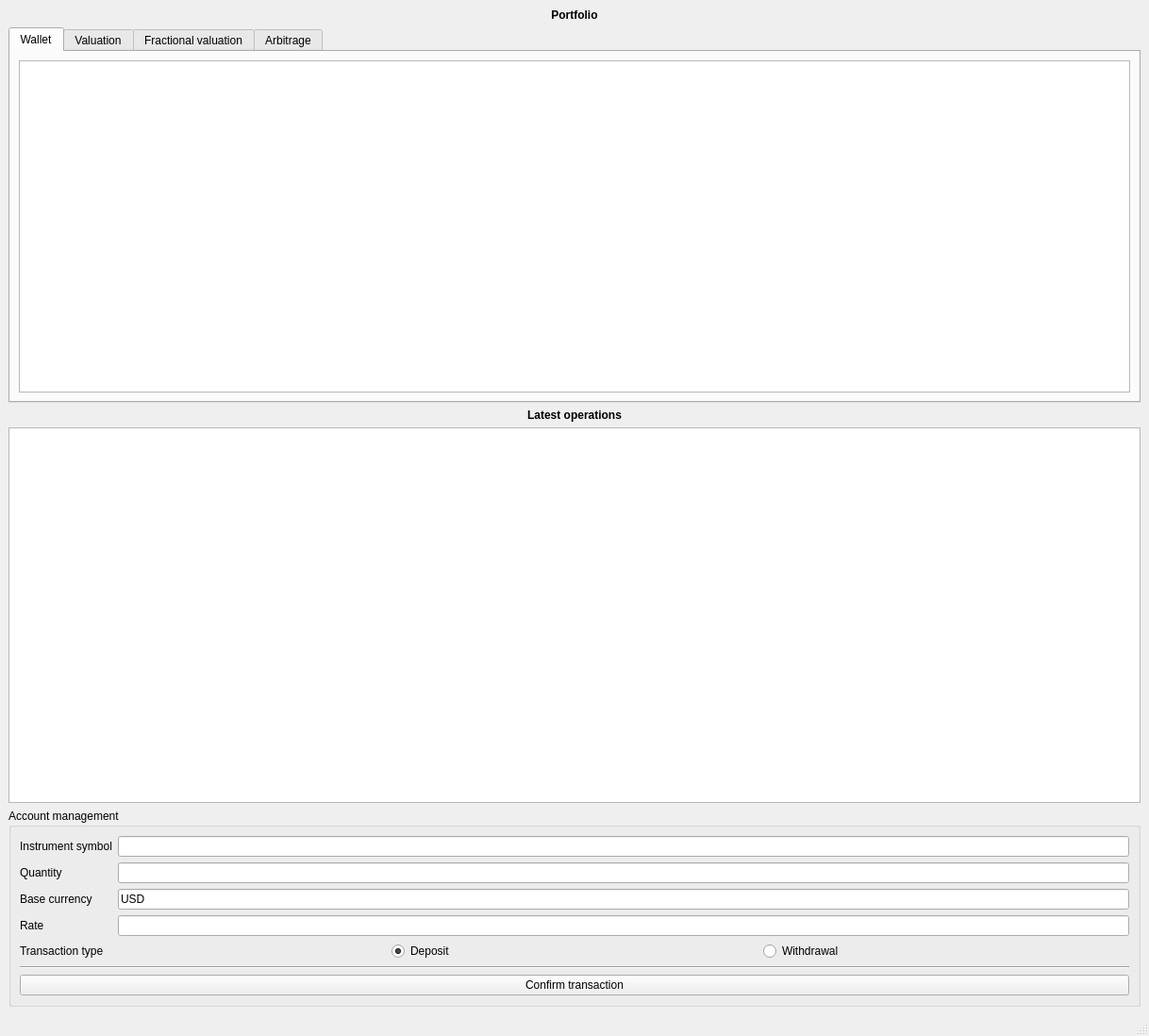
<?xml version="1.0" encoding="UTF-8"?>
<ui version="4.0">
 <class>MainWindow</class>
 <widget class="QMainWindow" name="MainWindow">
  <property name="geometry">
   <rect>
    <x>0</x>
    <y>0</y>
    <width>1218</width>
    <height>1098</height>
   </rect>
  </property>
  <property name="windowTitle">
   <string>MainWindow</string>
  </property>
  <widget class="QWidget" name="centralwidget">
   <layout class="QGridLayout" name="gridLayout">
    <item row="5" column="0">
     <widget class="QGroupBox" name="groupBox">
      <property name="maximumSize">
       <size>
        <width>16777215</width>
        <height>250</height>
       </size>
      </property>
      <property name="title">
       <string>Account management</string>
      </property>
      <layout class="QGridLayout" name="gridLayout_3">
       <item row="0" column="0">
        <layout class="QFormLayout" name="formLayout_2">
         <item row="0" column="0">
          <widget class="QLabel" name="label">
           <property name="text">
            <string>Instrument symbol</string>
           </property>
          </widget>
         </item>
         <item row="0" column="1">
          <widget class="QLineEdit" name="symbol"/>
         </item>
         <item row="1" column="0">
          <widget class="QLabel" name="label_4">
           <property name="text">
            <string>Quantity</string>
           </property>
          </widget>
         </item>
         <item row="1" column="1">
          <widget class="QLineEdit" name="quantity"/>
         </item>
         <item row="2" column="0">
          <widget class="QLabel" name="label_5">
           <property name="text">
            <string>Base currency</string>
           </property>
          </widget>
         </item>
         <item row="2" column="1">
          <widget class="QLineEdit" name="baseCurrency">
           <property name="text">
            <string>USD</string>
           </property>
          </widget>
         </item>
         <item row="3" column="0">
          <widget class="QLabel" name="label_3">
           <property name="text">
            <string>Rate</string>
           </property>
          </widget>
         </item>
         <item row="3" column="1">
          <widget class="QLineEdit" name="rate"/>
         </item>
        </layout>
       </item>
       <item row="4" column="0">
        <layout class="QGridLayout" name="gridLayout_2">
         <item row="4" column="1">
          <widget class="QRadioButton" name="typeDeposit">
           <property name="text">
            <string>Deposit</string>
           </property>
           <property name="checked">
            <bool>true</bool>
           </property>
          </widget>
         </item>
         <item row="4" column="0">
          <widget class="QLabel" name="label_6">
           <property name="text">
            <string>Transaction type</string>
           </property>
          </widget>
         </item>
         <item row="6" column="0" colspan="3">
          <widget class="QPushButton" name="confirmTransactionButton">
           <property name="text">
            <string>Confirm transaction</string>
           </property>
          </widget>
         </item>
         <item row="4" column="2">
          <widget class="QRadioButton" name="typeWithdrawal">
           <property name="text">
            <string>Withdrawal</string>
           </property>
          </widget>
         </item>
         <item row="5" column="0" colspan="3">
          <widget class="Line" name="line">
           <property name="orientation">
            <enum>Qt::Horizontal</enum>
           </property>
          </widget>
         </item>
        </layout>
       </item>
      </layout>
     </widget>
    </item>
    <item row="2" column="0">
     <widget class="QTabWidget" name="tabWidget">
      <property name="currentIndex">
       <number>0</number>
      </property>
      <widget class="QWidget" name="tab_3">
       <attribute name="title">
        <string>Wallet</string>
       </attribute>
       <layout class="QGridLayout" name="gridLayout_4">
        <item row="0" column="0">
         <widget class="QTableView" name="walletTableView">
          <property name="minimumSize">
           <size>
            <width>0</width>
            <height>250</height>
           </size>
          </property>
          <property name="lineWidth">
           <number>2</number>
          </property>
          <property name="midLineWidth">
           <number>1</number>
          </property>
          <property name="alternatingRowColors">
           <bool>true</bool>
          </property>
          <property name="verticalScrollMode">
           <enum>QAbstractItemView::ScrollPerPixel</enum>
          </property>
          <property name="horizontalScrollMode">
           <enum>QAbstractItemView::ScrollPerPixel</enum>
          </property>
          <attribute name="horizontalHeaderCascadingSectionResizes">
           <bool>false</bool>
          </attribute>
          <attribute name="horizontalHeaderMinimumSectionSize">
           <number>200</number>
          </attribute>
          <attribute name="horizontalHeaderDefaultSectionSize">
           <number>200</number>
          </attribute>
          <attribute name="horizontalHeaderStretchLastSection">
           <bool>true</bool>
          </attribute>
          <attribute name="verticalHeaderStretchLastSection">
           <bool>false</bool>
          </attribute>
         </widget>
        </item>
       </layout>
      </widget>
      <widget class="QWidget" name="tab_5">
       <attribute name="title">
        <string>Valuation</string>
       </attribute>
       <layout class="QGridLayout" name="gridLayout_6">
        <item row="1" column="1">
         <widget class="QPushButton" name="runValuationButton">
          <property name="maximumSize">
           <size>
            <width>180</width>
            <height>16777215</height>
           </size>
          </property>
          <property name="text">
           <string>Rerun valuation</string>
          </property>
         </widget>
        </item>
        <item row="0" column="0" colspan="2">
         <widget class="QTableView" name="valuationTableView">
          <property name="minimumSize">
           <size>
            <width>0</width>
            <height>250</height>
           </size>
          </property>
          <property name="lineWidth">
           <number>2</number>
          </property>
          <property name="midLineWidth">
           <number>1</number>
          </property>
          <property name="alternatingRowColors">
           <bool>true</bool>
          </property>
          <property name="verticalScrollMode">
           <enum>QAbstractItemView::ScrollPerPixel</enum>
          </property>
          <property name="horizontalScrollMode">
           <enum>QAbstractItemView::ScrollPerPixel</enum>
          </property>
          <attribute name="horizontalHeaderCascadingSectionResizes">
           <bool>false</bool>
          </attribute>
          <attribute name="horizontalHeaderMinimumSectionSize">
           <number>150</number>
          </attribute>
          <attribute name="horizontalHeaderDefaultSectionSize">
           <number>150</number>
          </attribute>
          <attribute name="horizontalHeaderStretchLastSection">
           <bool>true</bool>
          </attribute>
          <attribute name="verticalHeaderStretchLastSection">
           <bool>false</bool>
          </attribute>
         </widget>
        </item>
        <item row="1" column="0">
         <widget class="QLabel" name="valuationStatus">
          <property name="text">
           <string>Ready</string>
          </property>
         </widget>
        </item>
       </layout>
      </widget>
      <widget class="QWidget" name="tab_6">
       <attribute name="title">
        <string>Fractional valuation</string>
       </attribute>
       <layout class="QGridLayout" name="gridLayout_7">
        <item row="1" column="3">
         <widget class="QPushButton" name="runFracValuationButton">
          <property name="maximumSize">
           <size>
            <width>180</width>
            <height>16777215</height>
           </size>
          </property>
          <property name="text">
           <string>Rerun valuation</string>
          </property>
         </widget>
        </item>
        <item row="1" column="0">
         <widget class="QLabel" name="fracValuationStatus">
          <property name="text">
           <string>Ready</string>
          </property>
         </widget>
        </item>
        <item row="0" column="0" colspan="4">
         <widget class="QTableView" name="fracValuationTableView">
          <property name="minimumSize">
           <size>
            <width>0</width>
            <height>250</height>
           </size>
          </property>
          <property name="lineWidth">
           <number>2</number>
          </property>
          <property name="midLineWidth">
           <number>1</number>
          </property>
          <property name="alternatingRowColors">
           <bool>true</bool>
          </property>
          <property name="verticalScrollMode">
           <enum>QAbstractItemView::ScrollPerPixel</enum>
          </property>
          <property name="horizontalScrollMode">
           <enum>QAbstractItemView::ScrollPerPixel</enum>
          </property>
          <attribute name="horizontalHeaderCascadingSectionResizes">
           <bool>false</bool>
          </attribute>
          <attribute name="horizontalHeaderMinimumSectionSize">
           <number>150</number>
          </attribute>
          <attribute name="horizontalHeaderDefaultSectionSize">
           <number>150</number>
          </attribute>
          <attribute name="horizontalHeaderStretchLastSection">
           <bool>true</bool>
          </attribute>
          <attribute name="verticalHeaderStretchLastSection">
           <bool>false</bool>
          </attribute>
         </widget>
        </item>
        <item row="1" column="1">
         <widget class="QLabel" name="label_7">
          <property name="maximumSize">
           <size>
            <width>150</width>
            <height>16777215</height>
           </size>
          </property>
          <property name="text">
           <string>Fraction of wallet volume:</string>
          </property>
         </widget>
        </item>
        <item row="1" column="2">
         <widget class="QDoubleSpinBox" name="fracValuationFraction">
          <property name="maximumSize">
           <size>
            <width>60</width>
            <height>16777215</height>
           </size>
          </property>
          <property name="decimals">
           <number>3</number>
          </property>
          <property name="maximum">
           <double>1.000000000000000</double>
          </property>
          <property name="singleStep">
           <double>0.001000000000000</double>
          </property>
          <property name="value">
           <double>0.100000000000000</double>
          </property>
         </widget>
        </item>
       </layout>
      </widget>
      <widget class="QWidget" name="tab_4">
       <attribute name="title">
        <string>Arbitrage</string>
       </attribute>
       <layout class="QGridLayout" name="gridLayout_5">
        <item row="1" column="0">
         <widget class="QLabel" name="arbitrageStatus">
          <property name="text">
           <string>Ready - available crypto market APIs: bitbay, bittrex</string>
          </property>
         </widget>
        </item>
        <item row="1" column="1">
         <widget class="QLabel" name="activeMarkets">
          <property name="text">
           <string/>
          </property>
         </widget>
        </item>
        <item row="1" column="3">
         <widget class="QPushButton" name="runArbitrageButton">
          <property name="maximumSize">
           <size>
            <width>180</width>
            <height>16777215</height>
           </size>
          </property>
          <property name="text">
           <string>Refresh arbitrage</string>
          </property>
         </widget>
        </item>
        <item row="0" column="0" colspan="4">
         <widget class="QTableView" name="arbitrageTableView">
          <property name="minimumSize">
           <size>
            <width>0</width>
            <height>250</height>
           </size>
          </property>
          <attribute name="horizontalHeaderMinimumSectionSize">
           <number>150</number>
          </attribute>
          <attribute name="horizontalHeaderDefaultSectionSize">
           <number>150</number>
          </attribute>
         </widget>
        </item>
       </layout>
      </widget>
     </widget>
    </item>
    <item row="3" column="0">
     <widget class="QLabel" name="label_2">
      <property name="font">
       <font>
        <pointsize>9</pointsize>
        <weight>75</weight>
        <bold>true</bold>
       </font>
      </property>
      <property name="text">
       <string>Latest operations</string>
      </property>
      <property name="alignment">
       <set>Qt::AlignCenter</set>
      </property>
     </widget>
    </item>
    <item row="1" column="0">
     <widget class="QLabel" name="wl1">
      <property name="font">
       <font>
        <pointsize>9</pointsize>
        <weight>75</weight>
        <bold>true</bold>
       </font>
      </property>
      <property name="text">
       <string>Portfolio</string>
      </property>
      <property name="textFormat">
       <enum>Qt::AutoText</enum>
      </property>
      <property name="alignment">
       <set>Qt::AlignCenter</set>
      </property>
     </widget>
    </item>
    <item row="4" column="0">
     <widget class="QTableView" name="transactionsTableView">
      <property name="maximumSize">
       <size>
        <width>16777215</width>
        <height>400</height>
       </size>
      </property>
      <property name="sizeAdjustPolicy">
       <enum>QAbstractScrollArea::AdjustToContents</enum>
      </property>
      <property name="alternatingRowColors">
       <bool>true</bool>
      </property>
      <property name="verticalScrollMode">
       <enum>QAbstractItemView::ScrollPerPixel</enum>
      </property>
      <property name="horizontalScrollMode">
       <enum>QAbstractItemView::ScrollPerPixel</enum>
      </property>
      <attribute name="horizontalHeaderMinimumSectionSize">
       <number>150</number>
      </attribute>
      <attribute name="horizontalHeaderDefaultSectionSize">
       <number>150</number>
      </attribute>
      <attribute name="horizontalHeaderHighlightSections">
       <bool>true</bool>
      </attribute>
      <attribute name="horizontalHeaderStretchLastSection">
       <bool>true</bool>
      </attribute>
      <attribute name="verticalHeaderStretchLastSection">
       <bool>false</bool>
      </attribute>
     </widget>
    </item>
   </layout>
  </widget>
  <widget class="QMenuBar" name="menubar">
   <property name="geometry">
    <rect>
     <x>0</x>
     <y>0</y>
     <width>1218</width>
     <height>26</height>
    </rect>
   </property>
  </widget>
  <widget class="QStatusBar" name="statusbar"/>
 </widget>
 <resources/>
 <connections/>
</ui>
